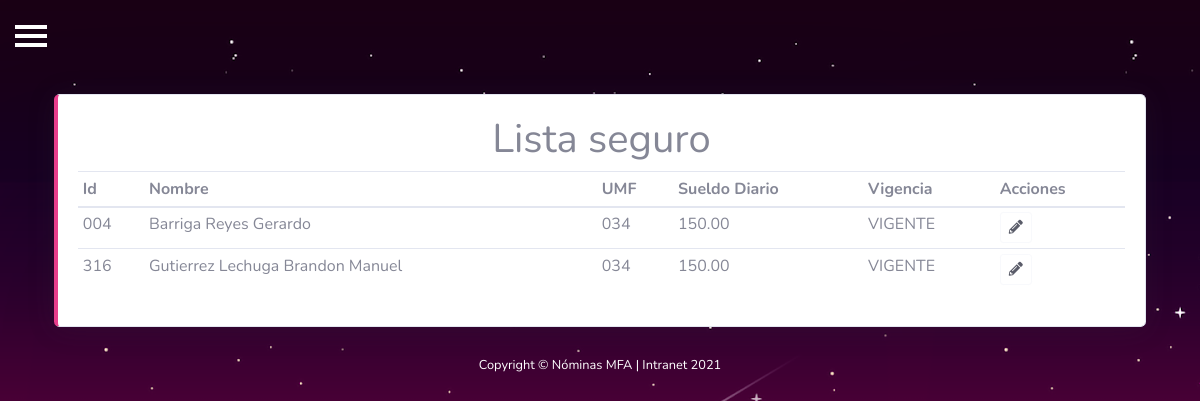
/listaSeguro.php, run on the app's committed database.
### tables this page shows
CREATE TABLE `tab_seguro` (
  `id_empleado` varchar(5) NOT NULL DEFAULT '0',
  `unidad_medica_familiar` varchar(3) DEFAULT NULL,
  `sueldo_diario_imss` double(11,2) DEFAULT NULL,
  `alta_imss` varchar(20) DEFAULT NULL,
  PRIMARY KEY (`id_empleado`)
);

### listaSeguro.php (the view, shortened to what this page needs)
<?php
include("assets/controler/conexion.php"); ?>
<!DOCTYPE html>
<html lang="es">
<head>
    <?php include("assets/common/header.php"); ?>
</head>
<body id="page-top">
    <div id="wrapper">
        <?php include("assets/common/topbar.php"); ?>
        <div id="page-content-wrapper">
            <br>
            <div class="container">
                <div class="card border-left-pink shadow ">
                    <div class="card-body">
                        <h1>
                            <center>Lista seguro</center>
                        </h1>
                        <div class="table-responsive">
                            <table class="table table-hover table-sm" id="dataTableCliente" width="100%" cellspacing="0">
                                <thead>
                                    <tr>
                                        <th>Id</th>
                                        <th>Nombre</th>
                                        <th>UMF</th>
                                        <th>Sueldo Diario</th>
                                        <th>Vigencia</th>
                                        <th>Acciones</th>
                                    </tr>
                                </thead>
                                <tbody>
                                    <?php
                                    $queryEmpleado = "SELECT * FROM tab_seguro";
                                    $rsEmpleado = mysqli_query($con, $queryEmpleado) or die("Error de consulta");
                                    while ($Empleado = mysqli_fetch_array($rsEmpleado)) {
                                        $queryNombre = "SELECT concat(apellido_pat_empleado, ' ', apellido_mat_empleado, ' ', nombre_empleado) AS nom_empleado FROM tab_empleado WHERE id_empleado = '" . $Empleado['id_empleado'] . "'";
                                        $rsNombre = mysqli_query($con, $queryNombre) or die("Error de consulta");
                                        $Nombre = mysqli_fetch_array($rsNombre);
                                        echo "
                                            <tr>
                                                <td>" . $Empleado['id_empleado'] . "</td>
                                                <td>" . $Nombre['nom_empleado'] . "</td>
                                                <td>" . $Empleado['unidad_medica_familiar'] . "</td>
                                                <td>" . $Empleado['sueldo_diario_imss'] . "</td>
                                                <td>" . $Empleado['alta_imss'] . "</td>
                                                <td><button type='button' class='btn btn-outline-light text-dark btn-sm BtnCliente' data-toggle='modal' data-target='#modalCliente'value=" . $Empleado['id_empleado'] . ">
                                                <i class='fas fa-pencil-alt'></i></button></td>
                                            </tr>
                                        ";
                                    } ?>
                                </tbody>
                            </table>
                        </div>
                    </div>
                </div>
            </div>
            <?php include("assets/common/foter.php"); ?>
        </div>
    </div>
</body>
</html>

### assets/css/code.css (style rules this page uses)
* { margin: 0; padding: 0; box-sizing: border-box; }

### assets/css/style.css (style rules this page uses)
body { position: relative; overflow-x: hidden; background-image: url("../img/Fondo/wallpaper.png"); background-attachment: fixed; }
body, html { height: 100%; }
#wrapper { padding-left: 0; -webkit-transition: all 0.5s ease; -moz-transition: all 0.5s ease; -o-transition: all 0.5s ease; transition: all 0.5s ease; }
#page-content-wrapper { width: 100%; padding-top: 70px; }

### data on the page
tab_seguro: id_empleado "004", nom_empleado "Barriga Reyes Gerardo", unidad_medica_familiar "034", sueldo_diario_imss "150.00", alta_imss "VIGENTE"
tab_seguro: id_empleado "316", nom_empleado "Gutierrez Lechuga Brandon Manuel", unidad_medica_familiar "034", sueldo_diario_imss "150.00", alta_imss "VIGENTE"
